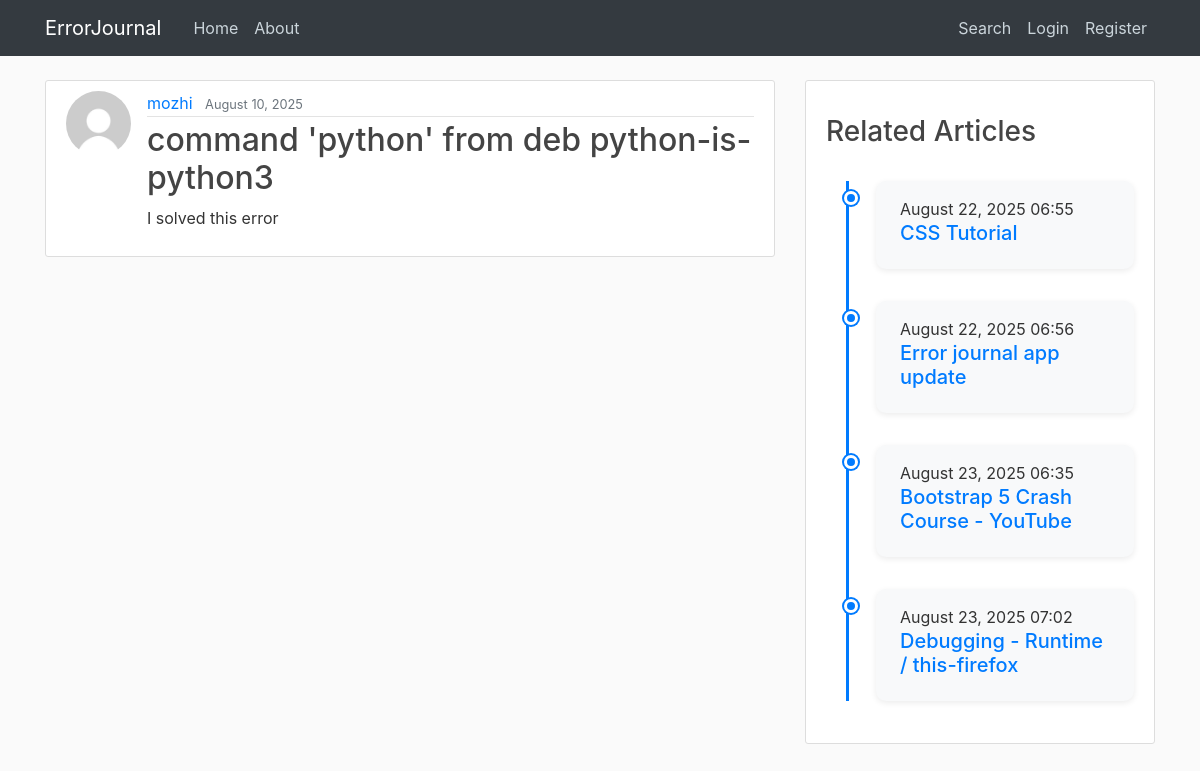
The page /post/8/ on the database its author committed.
### blog/models.py (models this page shows, shortened)
class Post(models.Model):
	title=models.CharField(max_length=100)
	content = models.TextField(blank=True)
	date_posted = models.DateTimeField(default=timezone.now)
	author = models.ForeignKey(User,on_delete= models.CASCADE)
	is_active = models.BooleanField(default=False)

class ArticleReference(models.Model):
    post = models.ForeignKey(Post, on_delete=models.CASCADE, related_name="articles")
    title = models.CharField(max_length=255)
    url = models.URLField()
    note = models.TextField(blank=True, null=True)
    added_on = models.DateTimeField(auto_now_add=True)

### users/models.py (models this page shows, shortened)
class Profile(models.Model):
	user = models.OneToOneField(User,on_delete=models.CASCADE)
	image = models.ImageField(default='default.jpg',upload_to='profile_pics')

### blog/views.py (the view)
# urls.py: path('post/<int:pk>/', PostDetailView.as_view(),name='posts-detail'),
class PostDetailView(DetailView):
	model = Post

### blog/templates/blog/post_detail.html (shortened to what this page needs)
{% extends "blog/base.html" %}
{% block content %}
	<article class="media content-section">
    <img class="rounded-circle article-img" src="{{object.author.profile.image.url}}">
  <div class="media-body">
    <div class="article-metadata">
      <a class="mr-2" href="{% url 'user-posts' object.author.username %}">{{ object.author }}</a>
      <small class="text-muted">{{ object.date_posted|date:'F d, Y' }}</small>
    </div>
    <h2 class="article-title">{{ object.title }}</h2>
    <p class="article-content">{{ object.content }}</p>
</div>
  </div>
<div class="col-md-4">
  <article class="content-section">
   <h3 class="mt-4">Related Articles</h3>
  {% for article in post.articles.all %}
    <div class="timeline">
    <div class="timeline-item">
      <div class="timeline-dot"></div>
      <div class="timeline-content">
        <span class="time">{{ article.added_on|date:"F d, Y H:i" }}</span>
        <h5><a href="{{ article.url }}" target="_blank">{{ article.title }}</a></h5>
      </div>
    </div>
  {% empty %}
    <p>No articles added yet.</p>
  {% endfor %}
</article>
</div>
{% endblock content %}

### blog/static/blog/main.css (style rules this page uses)
body { background: #fafafa; color: #333333; margin-top: 5rem; }
h1, h2, h3, h4, h5, h6 { color: #444444; }
.content-section { background: #ffffff; padding: 10px 20px; border: 1px solid #dddddd; border-radius: 3px; margin-bottom: 20px; }
.article-title { color: #444444; }
.article-content { white-space: pre-line; }
.article-img { height: 65px; width: 65px; margin-right: 16px; }
.article-metadata { padding-bottom: 1px; margin-bottom: 4px; border-bottom: 1px solid #e3e3e3 }
.timeline { position: relative; margin: 2rem 0; padding: 0; list-style: none; }
.timeline::before { content: ''; position: absolute; top: 0; left: 20px; width: 3px; height: 100%; background: #007bff; }
.timeline-item { position: relative; margin-left: 50px; margin-bottom: 30px; }
.timeline-dot { position: absolute; top: 10px; left: -32px; width: 14px; height: 14px; background: #007bff; border-radius: 50%; border: 3px solid #fff; box-shadow: 0 0 0 2px #007bff; }
.timeline-content { background: #f8f9fa; padding: 1rem 1.5rem; border-radius: 10px; box-shadow: 0 2px 6px rgba(0,0,0,0.08); transition: transform 0.2s ease; }
.timeline-content a { font-weight: 500; color: #007bff; text-decoration: none; }

### rows shown on the page
Post: author.profile.image (placeholder picture), author "mozhi", date_posted "August 10, 2025", title "command 'python' from deb python-is-python3", content "I solved this error"
ArticleReference: added_on "August 22, 2025 06:55", title "CSS Tutorial"
ArticleReference: added_on "August 22, 2025 06:56", title "Error journal app update"
ArticleReference: added_on "August 23, 2025 06:35", title "Bootstrap 5 Crash Course - YouTube"
ArticleReference: added_on "August 23, 2025 07:02", title "Debugging - Runtime / this-firefox"
